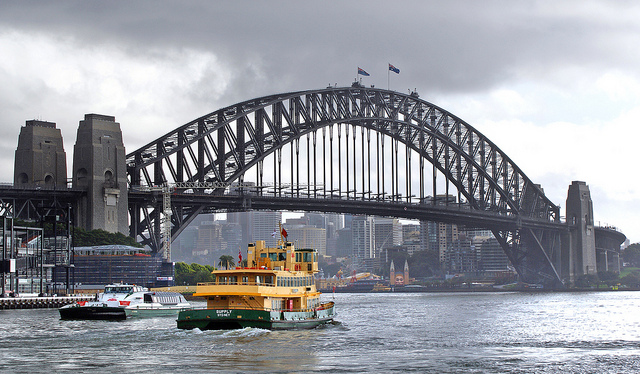
#> input picture 16_Deep_Learning_for_Computer_Vision/03/sydney_bridge.jpg, 640 x 374 px
$ python 06_positive_global_standardization.py
#> lines starting #> are read from the running program, lines starting #| are printed output that depends on the picture
# example of global pixel standardization shifted to positive domain
from PIL import Image
from numpy import asarray
from numpy import clip

# load image
image = Image.open('sydney_bridge.jpg')
#> image is the input picture: PIL image 640x374 RGB; mean R, G, B 148.6, 150.6, 157.2
pixels = asarray(image)
# convert from integers to floats
pixels = pixels.astype('float32')
# calculate global mean and standard deviation
mean, std = pixels.mean(), pixels.std()
#> mean = 152.1; std = 70.64
print('Mean: %.3f, Standard Deviation: %.3f' % (mean, std))
#| Mean: 152.149, Standard Deviation: 70.642
# global standardization of pixels
pixels = (pixels - mean) / std
# clip pixel values to [-1,1]
pixels = clip(pixels, -1.0, 1.0)
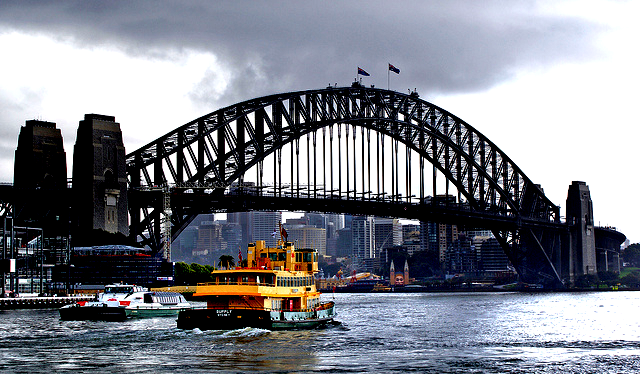
#> pixels: shape (374, 640, 3) float32; mean R, G, B -0.0168, 0.00412, 0.0709; drawn with min black and max white
# shift from [-1,1] to [0,1] with 0.5 mean
pixels = (pixels + 1.0) / 2.0
# confirm it had the desired effect
mean, std = pixels.mean(), pixels.std()
#> mean = 0.51; std = 0.388
print('Mean: %.3f, Standard Deviation: %.3f' % (mean, std))
#| Mean: 0.510, Standard Deviation: 0.388
print('Min: %.3f, Max: %.3f' % (pixels.min(), pixels.max()))
#| Min: 0.000, Max: 1.000
